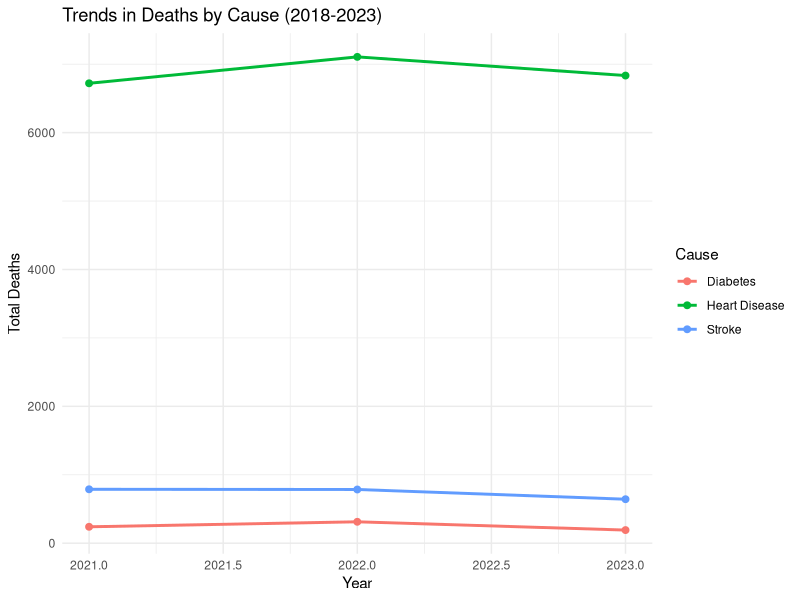
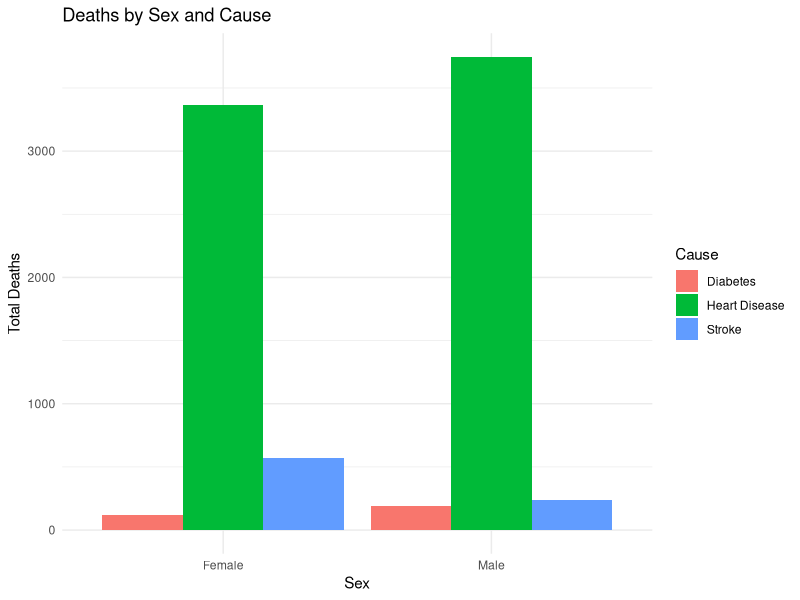
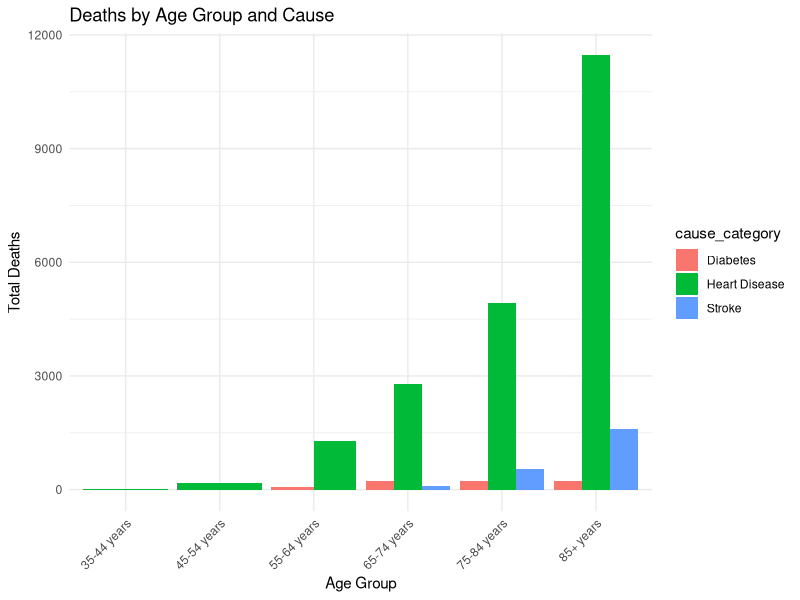
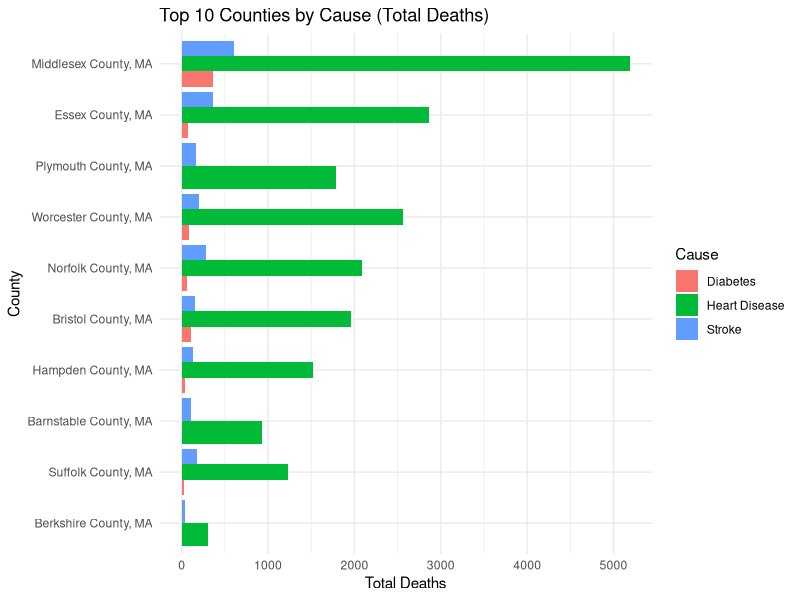
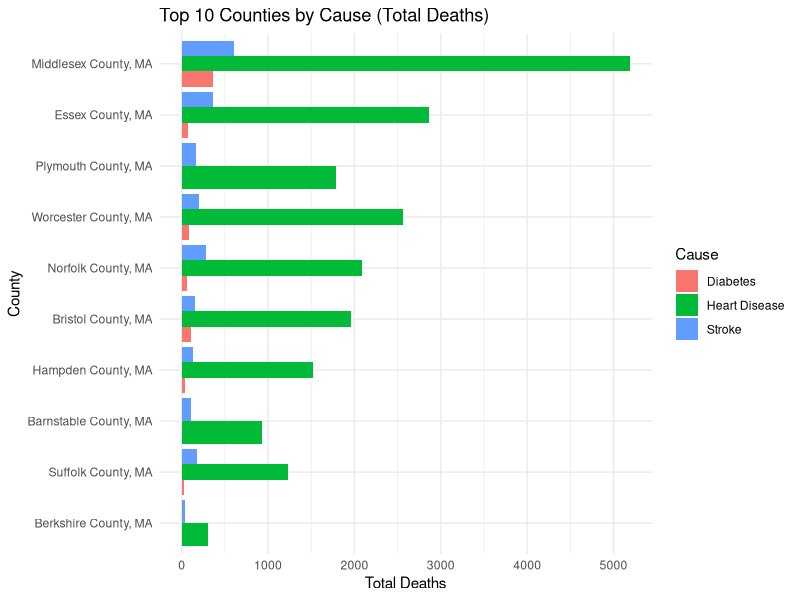
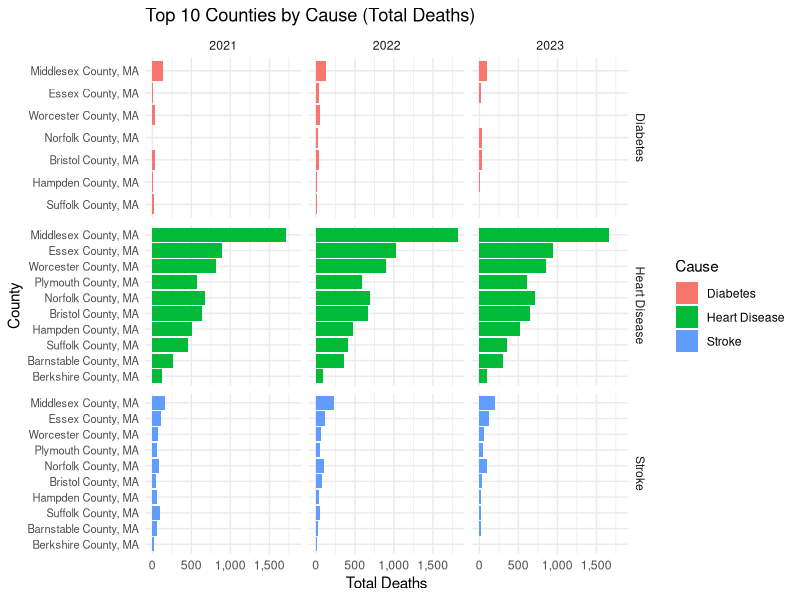

Generate these figures, in order, with R: (Note: this script raises an error after producing the figures.)
# 04_analysis.R
# Purpose: Formal analysis of Massachusetts chronic disease mortality
#          Focus: Heart Disease, Diabetes, Stroke

library(tidyverse)
library(here)
library(ggplot2)
library(tidyr)

# -------------------------------
# 1. Load cleaned and filtered data
# -------------------------------
clean_data <- read_csv(here("data/processed/clean_data.csv"))
mort_selected <- read_csv(here("data/processed/mort_selected.csv"))

# -------------------------------
# 2. Total deaths by cause (Heart Disease, Diabetes, Stroke)
# -------------------------------
total_deaths_by_cause <- mort_selected %>%
  group_by(cause_category) %>%
  summarise(total_deaths = sum(deaths, na.rm = TRUE), .groups = "drop") %>%
  arrange(desc(total_deaths))

cat("=== Total Deaths by Cause ===\n")
print(total_deaths_by_cause)

# -------------------------------
# 3. Deaths over time by cause
# -------------------------------
deaths_by_year <- mort_selected %>%
  group_by(cause_category, year) %>%
  summarise(total_deaths = sum(deaths, na.rm = TRUE), .groups = "drop")

deaths_by_year_wide <- deaths_by_year %>%
  pivot_wider(
    names_from = cause_category,
    values_from = total_deaths,
    values_fill = 0
  )

# Plot trends
ggplot(deaths_by_year, aes(x = year, y = total_deaths, color = cause_category)) +
  geom_line(size = 1) +
  geom_point(size = 2) +
  labs(title = "Trends in Deaths by Cause (2018-2023)",
       x = "Year", y = "Total Deaths", color = "Cause") +
  theme_minimal()

# -------------------------------
# 4. Deaths by sex
# -------------------------------
deaths_by_sex <- mort_selected %>%
  group_by(year, cause_category, sex) %>%
  summarise(total_deaths = sum(deaths, na.rm = TRUE), .groups = "drop")

deaths_by_sex_wide <- deaths_by_sex %>%
  pivot_wider(
    names_from = cause_category,
    values_from = total_deaths,
    values_fill = 0
  )

# Plot
ggplot(deaths_by_sex, aes(x = sex, y = total_deaths, fill = cause_category)) +
  geom_bar(stat = "identity", position = "dodge") +
#  facet_wrap(~year) + 
  labs(title = "Deaths by Sex and Cause",
       x = "Sex", y = "Total Deaths", fill = "Cause") +
  theme_minimal()

# -------------------------------
# 5. Deaths by age group
# -------------------------------
deaths_by_age <- mort_selected %>%
  group_by(cause_category, age_group) %>%
  summarise(total_deaths = sum(deaths, na.rm = TRUE), .groups = "drop")

# Pivot wide for reporting
deaths_by_age_wide <- deaths_by_age %>%
  pivot_wider(names_from = cause_category, values_from = total_deaths, values_fill = 0)

print(deaths_by_age_wide)

# Plot
ggplot(deaths_by_age, aes(x = age_group, y = total_deaths, fill = cause_category)) +
  geom_bar(stat = "identity", position = "dodge") +
  labs(title = "Deaths by Age Group and Cause",
       x = "Age Group", y = "Total Deaths") +
  theme_minimal() +
  theme(axis.text.x = element_text(angle = 45, hjust = 1))

# -------------------------------
# 6. Deaths by county
# -------------------------------
deaths_by_county <- mort_selected %>%
  group_by(cause_category, county) %>%
  summarise(total_deaths = sum(deaths, na.rm = TRUE), .groups = "drop") %>%
  arrange(cause_category, desc(total_deaths))

# Pivot wide for reporting
deaths_by_county_wide <- deaths_by_county %>%
  pivot_wider(names_from = cause_category, values_from = total_deaths, values_fill = 0)

print(deaths_by_county_wide)

# Optional plot: top 10 counties per cause
top_counties_plot <- deaths_by_county %>%
  group_by(cause_category) %>%
  slice_max(order_by = total_deaths, n = 10) %>%
  ungroup() %>%
  ggplot(aes(x = reorder(county, total_deaths), y = total_deaths, fill = cause_category)) +
  geom_col(position = "dodge") +
  coord_flip() +
  labs(title = "Top 10 Counties by Cause (Total Deaths)",
       x = "County", y = "Total Deaths", fill = "Cause") +
  theme_minimal()

print(top_counties_plot)

# Optional plot: top 10 counties per cause over time
top_counties_year <- mort_selected %>%
  group_by(year, cause_category, county) %>%
  summarise(total_deaths = sum(deaths, na.rm = TRUE), .groups = "drop") %>%
  group_by(year, cause_category) %>%
  slice_max(order_by = total_deaths, n = 10) %>% # top 10 per year x cause
  ungroup()

print(top_counties_plot)

    # Plotting top counties faceted by year
ggplot(top_counties_year, aes(x = reorder(county, total_deaths), y = total_deaths, fill = cause_category)) +
  geom_col(position = "dodge") +
  coord_flip() +
  facet_grid(cause_category ~ year, scales = "free_y") + # separate panel for each cause x year
  scale_y_continuous (labels = scales::label_comma()) + # Nicer y-axis formatting
  labs(title = "Top 10 Counties by Cause (Total Deaths)",
       x = "County", y = "Total Deaths", fill = "Cause") +
  theme_minimal() +
  theme(axis.text.y = element_text(size = 8))

## GGANIMATE
install.packages(c("gganimate", "gifski", "transformr", "forcats"))
library(gganimate)
library(forcats)
library(ggplot2)
library(dplyr)

top_counties_by_year <- mort_selected %>%
  group_by(year, cause_category, county) %>%
  summarise(total_deaths = sum(deaths, na.rm = TRUE), .groups = "drop") %>%
  group_by(year, cause_category) %>%
  slice_max(order_by = total_deaths, n = 10) %>% # Top 10
  ungroup()

top_counties_by_year <- top_counties_by_year %>%
  mutate(total_deaths = as.numeric(total_deaths))

animated_plot <- ggplot(top_counties_by_year,
                        aes(x = reorder(county, total_deaths), y = total_deaths, fill = cause_category)) +
  geom_col(show.legend = FALSE) +
  geom_text(aes(label = scales::comma(round(total_deaths, 0))),
            hjust = -0.1, size = 3) + # WHOLE Numbers on bars
  coord_flip() + 
  scale_y_continuous(labels = scales::label_comma(), expand = expansion(mult = c(0, 0.1))) +
  labs(title = "Top 10 Counties by Cause in Massachusetts",
       x = "County", y = "Total Deaths") +
  facet_wrap(~cause_category, scales = "free_y") +
  theme_minimal() +
  theme(axis.text.y = element_text(size = 8)) +
  transition_states(year, transition_length = 2, state_length = 1) +
  ease_aes('cubic-in-out')

animate(animated_plot, nframes = 100, fps = 10, width = 800, height = 600, renderer = gifski_renderer())

# -------------------------------
# 7. Deaths by Year x Cause x Sex
# -------------------------------
deaths_trend <- mort_selected %>%
  filter(cause_category %in% c("Heart Disease", "Diabetes", "Stroke")) %>%
  group_by(year, cause_category, sex) %>%
  summarise(total_deaths = sum(deaths, na.rm = TRUE), .groups = "drop") %>%

library(scales)

ggplot(deaths_trend, aes(x = year, y = total_deaths, color = sex, group = sex)) +
  
  # Lines
  geom_line(size = 1, alpha = 0.9) +
  
  # Text labels with sex-specific positions
  geom_text(
    aes(
      label = scales::comma(total_deaths), 
      vjust = case_when(
        # --- Heart Disease + Diabetes --- 
        cause_category %in% c("Heart Disease", "Diabetes") & sex == "Male" ~ -1.2, # above
        cause_category %in% c("Heart Disease", "Diabetes") & sex == "Female" ~ 1.2, # below
        
        # --- Stroke ---
        cause_category %in% c("Stroke") & sex == "Male" ~ 1.2, # above
        cause_category %in% c("Stroke") & sex == "Female" ~ -1.2, # above
        
        )), # women above, men below - HMMM
    size = 3
    ) +
  
  facet_wrap(~cause_category, scales = "fixed") +
  scale_x_continuous(breaks = c(2021, 2022, 2023)) +
  scale_y_continuous(labels = scales::comma) +
  
  labs(
    title = "Trends in Deaths by Cause and Sex (2021 - 2023)",
    x = "Year", 
    y = "Total Deaths", 
    color = "Sex"
  ) +
  
  theme_minimal(base_size = 12) +
  theme(
    strip.text = element_text(size = 12, face = "bold"),
    legend.position = "top",
    plot.title = element_text(face = "bold", size = 14)
  )

ggplot(deaths_trend, aes(x = year, y = total_deaths, color = sex, group = sex)) +
  geom_line(size = 1) +
  geom_point() +
  geom_text(aes(label = total_deaths),
            vjust = -0.5,
            size = 3,
            check_overlap = TRUE) +
  facet_wrap(~cause_category, scales = "fixed") +
  scale_x_continuous(breaks = c(2021, 2022, 2023)) +
  scale_y_continuous(labels = label_comma()) + 
  labs(title = "Trends in Deaths by Cause and Sex (2018-2023)", 
       x = "Year",
       y = "Total Deaths",
       color = "Sex") +
  theme_minimal()

# -------------------------------
# 7. Optional: Save analysis outputs
# -------------------------------
write_csv(total_deaths_by_cause, here("outputs/tables/total_deaths_by_cause.csv"))
write_csv(deaths_by_age_wide, here("outputs/tables/deaths_by_age_wide.csv"))
write_csv(deaths_by_county_wide, here("outputs/tables/deaths_by_county_wide.csv"))
